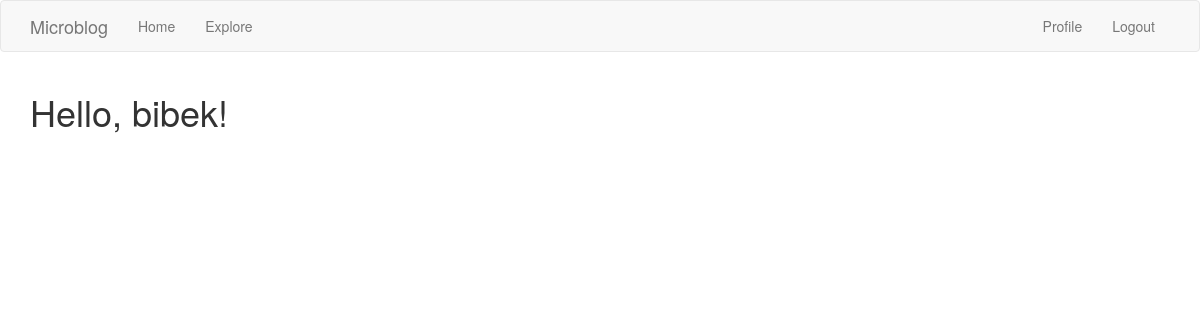
The page /explore (signed in) on the database as committed earlier.
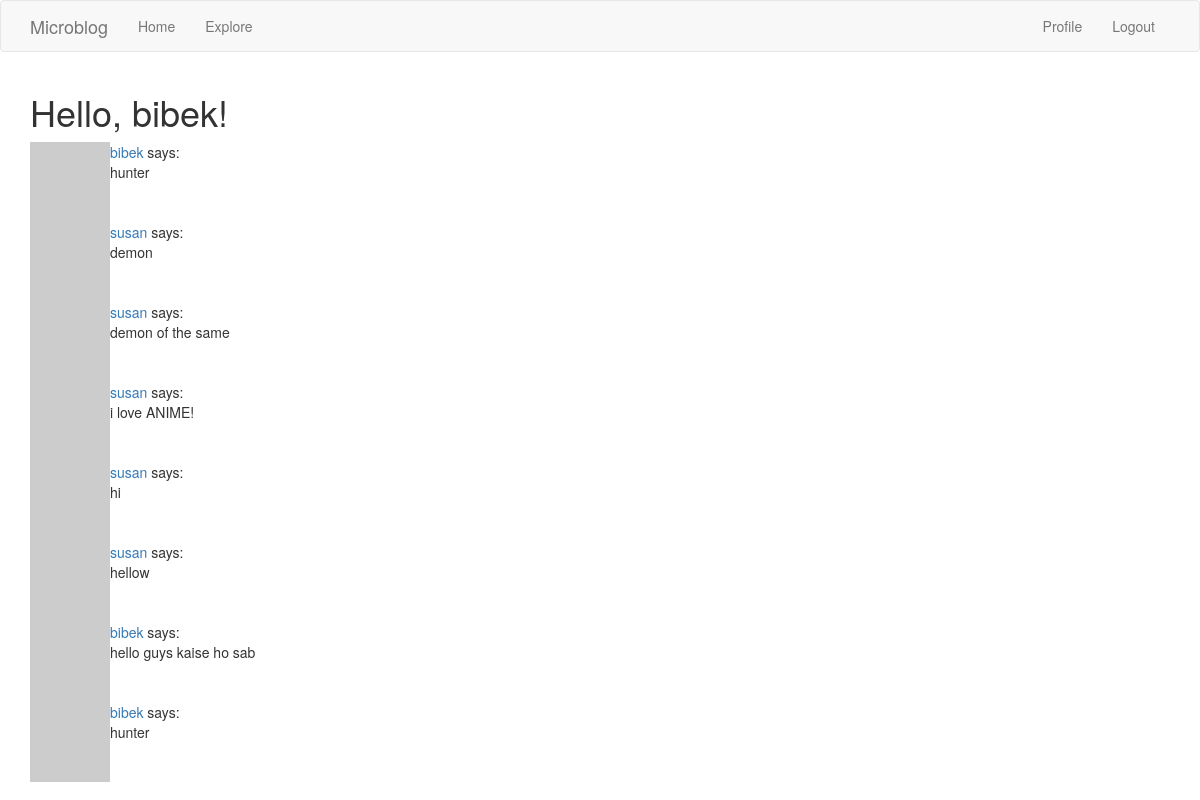
The same page on the database as committed later.
### app/models.py (models this page shows, shortened)
class User(db.Model, UserMixin):
    id = db.Column(db.Integer, primary_key=True)
    username = db.Column(db.String(64), index=True, unique=True)
    email = db.Column(db.String(120), index=True, unique=True)
    password_hash = db.Column(db.String(128))
    posts = db.relationship('Post', backref='author', lazy='dynamic')
    about_me = db.Column(db.String(150))
    last_seen = db.Column(db.DateTime, default=datetime.utcnow)
    followed = db.relationship(
        'User', secondary=followers,
        primaryjoin=(followers.c.follower_id == id),
        secondaryjoin=(followers.c.followed_id == id),
        backref = db.backref('followers', lazy='dynamic'),
        lazy='dynamic'
    )
    def avatar(self, size):
        digest = md5(self.email.lower().encode('utf-8')).hexdigest() # nosec
        return f'https://www.gravatar.com/avatar/{digest}?d=identicon&s={size}'

class Post(db.Model):
    id = db.Column(db.Integer, primary_key=True)
    body = db.Column(db.String(140))
    timestamp = db.Column(db.DateTime, index=True, default=datetime.utcnow)
    user_id = db.Column(db.Integer, db.ForeignKey('user.id'))

### app/routes.py (the view)
@app.route("/explore")
@login_required
def explore():
    page = request.args.get("page", 1, type=int)
    posts = Post.query.order_by(Post.timestamp.desc()).paginate(
        page=page, per_page=app.config["POSTS_PER_PAGE"], error_out=False
    )
    next_url = url_for("explore", page=posts.next_num) if posts.has_next else None
    prev_url = url_for("explore", page=posts.prev_num) if posts.has_prev else None
    return render_template(
        "index.html",
        title="Explore",
        posts=posts.items,
        next_url=next_url,
        prev_url=prev_url,
    )

### app/models.py (called while the page is built)
@login.user_loader
def load_user(id):
    return User.query.get(int(id))

### app/routes.py (called while the page is built)
@app.before_request
def before_request():
    if current_user.is_authenticated:
        current_user.last_seen = datetime.utcnow()
        db.session.commit()

### app/templates/index.html (shortened to what this page needs)
{% extends 'base.html' %}
{% block app_content %}
    <h1>Hello, {{ current_user.username }}! </h1>
    {% for post in posts %}
        {% include '_post.html' %}
    {% endfor %}
{% endblock app_content %}

### app/templates/base.html (shortened to what this page needs)
{% extends 'bootstrap/base.html' %}
{% block navbar %}
    <nav class="navbar navbar-default">
        <div class="container">
            <div class="navbar-header">
                <a class="navbar-brand" href="{{ url_for('index') }}">Microblog</a>
            </div>
            <div class="collapse navbar-collapse" id="bs-example-navbar-collapse-1">
                <ul class="nav navbar-nav">
                    <li><a href="{{ url_for('index') }}">Home</a></li>
                    <li><a href="{{ url_for('explore') }}">Explore</a></li>
                </ul>
                <ul class="nav navbar-nav navbar-right">
                    {% if current_user.is_anonymous %}
                    <li><a href="{{ url_for('login') }}">Login</a></li>
                    {% else %}
                    <li><a href="{{ url_for('user', username=current_user.username) }}">Profile</a></li>
                    <li><a href="{{ url_for('logout') }}">Logout</a></li>
                    {% endif %}
                </ul>
            </div>
        </div>
    </nav>
{% endblock %}
{% block content %}
    <div class="container">
        {% block app_content %}{% endblock %}
    </div>
{% endblock %}

### app/templates/_post.html
<table>
    <tr valign="top">
        <td><img src="{{ post.author.avatar(36) }}"></td>
        <td>
            <a href="{{ url_for('user', username=post.author.username) }}">
                {{ post.author.username }}
            </a>
            says:<br>{{ post.body }}
        </td>
    </tr>
</table>

Rows that differ between the two databases and show on the page:
added Post: author.username "bibek", body "hunter"
added Post: author.username "susan", body "demon"
added Post: author.username "susan", body "demon of the same"
added Post: author.username "susan", body "i love ANIME!"
added Post: author.username "susan", body "hi"
added Post: author.username "susan", body "hellow"
added Post: author.username "bibek", body "hello guys kaise ho sab"
added Post: author.username "bibek", body "hunter"
